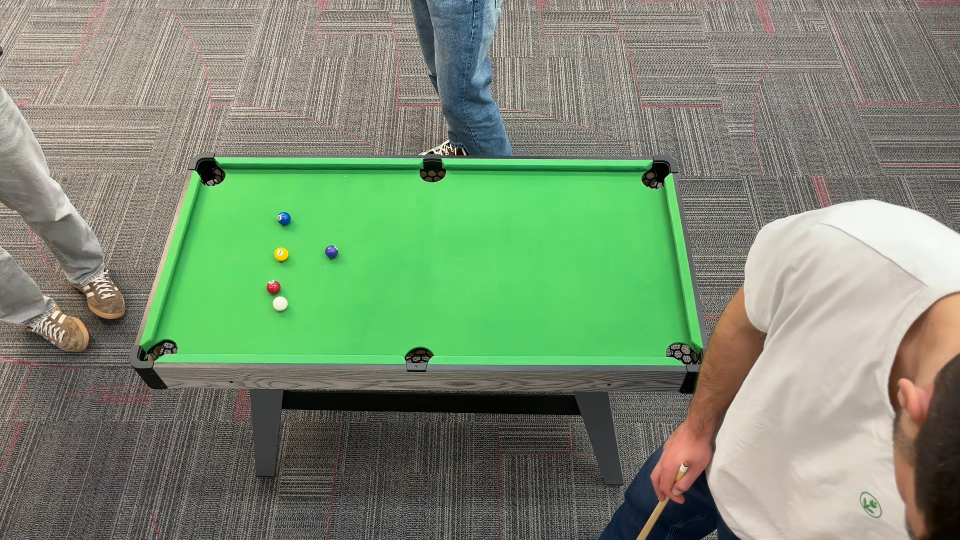
#> input picture runs/2026-02-23_13-53-51/capture_20260223_135558.jpeg, 1920 x 1080 px (shown at 1/2 size)
$ python ball_detection.py
#> lines starting #> are read from the running program, lines starting #| are printed output that depends on the picture; after the words box and inside, x2 and y2 are one past the last pixel; in counts of white or black regions, pixels touching at a corner belong together
#> further down, img is the input picture: shape (1080, 1920, 3); mean B, G, R 113.8, 140.8, 122.2
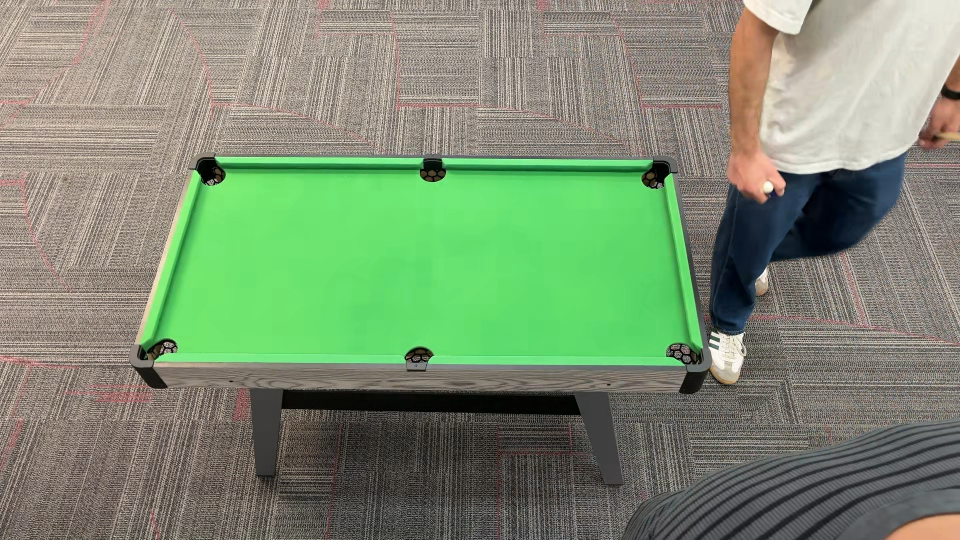
#> input picture runs/2026-02-23_13-53-51/ref.jpeg, 1920 x 1080 px (shown at 1/2 size)
#> in get_table_corners, img is the input picture: shape (1080, 1920, 3); mean B, G, R 113.2, 141.5, 123.9
### scene_understanding.py
import cv2
import numpy as np
import matplotlib.pyplot as plt
import config


def masking(img):

    # step 1: mask green thresholding
    blurred = cv2.GaussianBlur(img, (7, 7), 0)
    hsv = cv2.cvtColor(blurred, cv2.COLOR_BGR2HSV)
#> hsv: shape (1080, 1920, 3); mean H, S, V 34.1, 60.2, 149.1
    lower_green = np.array([60, 0, 0])
    upper_green = np.array([73, 255, 255])
    mask = cv2.inRange(hsv, lower_green, upper_green)
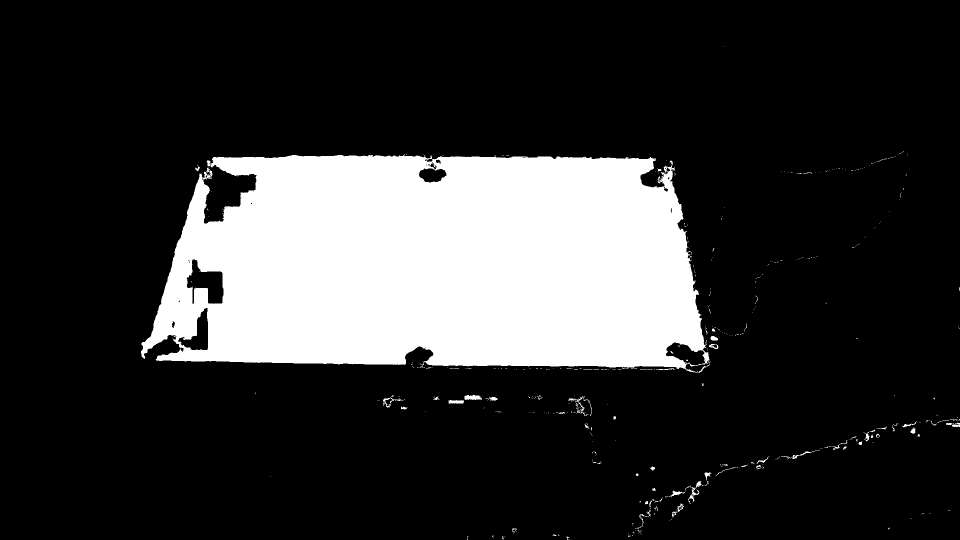
#> mask: shape (1080, 1920) (shown at 1/2 size); 19.8% white; 485 white regions (427 under 20 px), largest, box (x1, y1, x2, y2) and area: (282, 309, 1421, 746) 406672, (929, 790, 964, 800) 269, (1376, 974, 1399, 1008) 185
    if mask is None or mask.size == 0:
        print("Error: Could not create mask.")
        return None

    #step 2: morphology open to remove noise
    kernel = cv2.getStructuringElement(cv2.MORPH_ELLIPSE, (15, 15))
    final_mask = cv2.morphologyEx(mask, cv2.MORPH_OPEN, kernel)
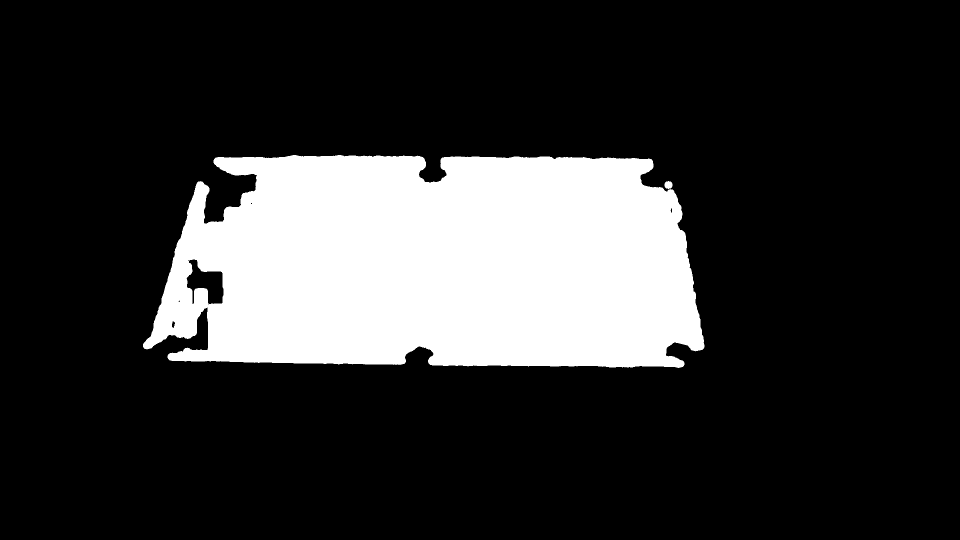
#> final_mask: shape (1080, 1920) (shown at 1/2 size); 19.4% white; 2 white regions

    return final_mask


# [126 lines left out: functions get_table_corners_v1, compute_homography_from_corners, show_hue_histogram, not called in this run]

### DIFFERENT VERSION WITH CANNY + HOUGH ###

def compute_intersection(line1, line2):
    """
    Finds the intersection of two lines given in Hesse normal form (rho, theta).
    Returns [x, y] or None if lines are parallel.
    """
    rho1, theta1 = line1[0]
    rho2, theta2 = line2[0]

    # Set up the linear system:
    # x * cos(theta) + y * sin(theta) = rho
    A = np.array([
        [np.cos(theta1), np.sin(theta1)],
        [np.cos(theta2), np.sin(theta2)]
    ])
    b = np.array([[rho1], [rho2]])

    # If determinant is 0, lines are parallel
    if np.abs(np.linalg.det(A)) < 1e-10:
        return None

    # Solve for [x, y]
    x0, y0 = np.linalg.solve(A, b)
    return [x0[0], y0[0]]

def order_points(pts):
    """
    Orders points in [top-left, top-right, bottom-right, bottom-left] order.
    """
    pts = np.array(pts, dtype="float32")
    rect = np.zeros((4, 2), dtype="float32")

    # Sum of (x, y) - Top-Left has min sum, Bottom-Right has max sum
    s = pts.sum(axis=1)
    rect[0] = pts[np.argmin(s)]
    rect[2] = pts[np.argmax(s)]

    # Diff of (x, y) - Top-Right has min diff (x-y), Bottom-Left has max diff
    diff = np.diff(pts, axis=1)
    rect[1] = pts[np.argmin(diff)]
    rect[3] = pts[np.argmax(diff)]

    return rect


def get_table_corners(image):
    """Detect the 4 table corners from an image using Hull -> Canny -> Hough."""

    # --- Standard loading checks ---
    if isinstance(image, str):
        img = cv2.imread(image)
        if img is None: return None
    elif isinstance(image, np.ndarray):
        img = image
    else:
        return None

    # Get the Mask & Hull
    final_mask = masking(img)
    contours, _ = cv2.findContours(final_mask, cv2.RETR_EXTERNAL, cv2.CHAIN_APPROX_SIMPLE)
#> contours = 2 contours; box (x1, y1, x2, y2) and area: (286, 310, 1409, 736) 404632, (1329, 362, 1345, 378) 177
    if not contours: return None
    table_contour = max(contours, key=cv2.contourArea)
#> table_contour = contour of 1337 points, box (x1, y1, x2, y2) (286, 310, 1409, 736), area 404632
    hull = cv2.convexHull(table_contour)
#> hull = contour of 41 points, box (x1, y1, x2, y2) (286, 310, 1409, 736), area 428922

    # --- Gradient Analysis ---

    # 2. Draw Hull on a blank canvas (1px wide)
    hull_canvas = np.zeros_like(final_mask)
    cv2.drawContours(hull_canvas, [hull], -1, 255, 1)
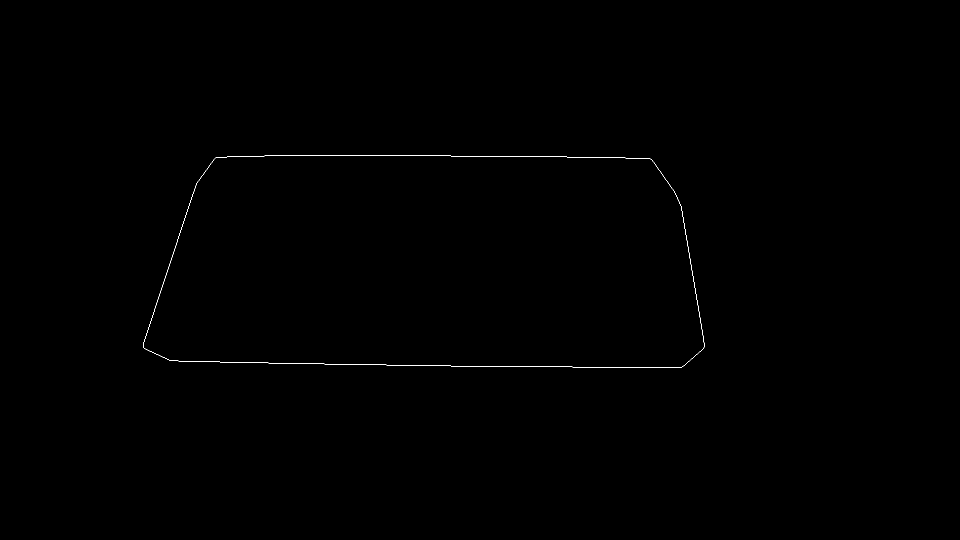
#> hull_canvas: shape (1080, 1920) (shown at 1/2 size); 0.13% white in thin lines or dots, all inside (x1, y1, x2, y2) = (286, 310, 1409, 736)

    # Dilate hull to create a "search zone" for gradients
    kernel_dilate = cv2.getStructuringElement(cv2.MORPH_ELLIPSE, (5, 5))
    gradient_mask = cv2.dilate(hull_canvas, kernel_dilate, iterations=1)
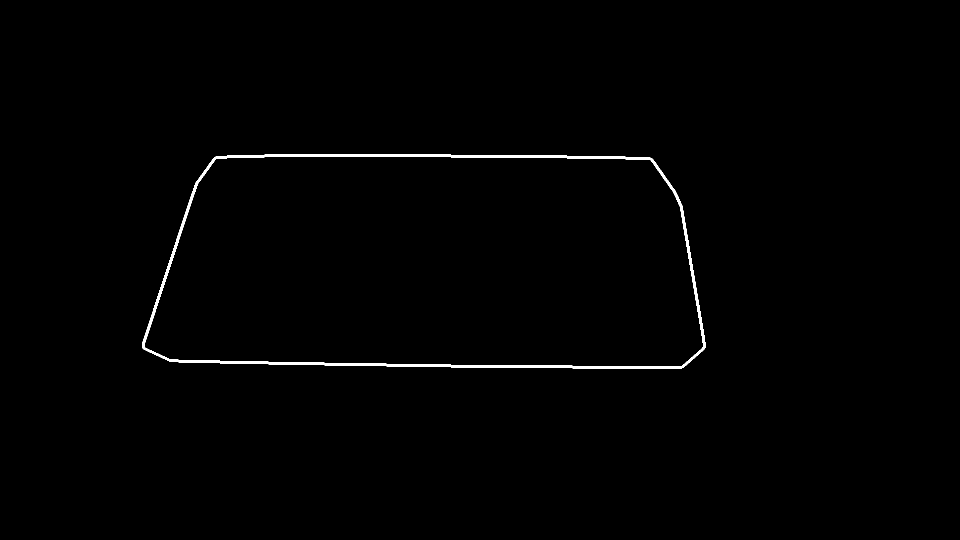
#> gradient_mask: shape (1080, 1920) (shown at 1/2 size); 0.69% white; 1 white region, box (x1, y1, x2, y2) and area: (284, 308, 1411, 738) 14315

    # DEBUG : show mask
    # cv2.imshow("Gradient Search Zone", gradient_mask)
    # cv2.waitKey(0)

    # --- Targeted Hough Transform ---

    # for horizontal lines seperate bottom and top search
    x, y, w, h = cv2.boundingRect(hull)
#> x = 286; y = 310; w = 1123; h = 426
    mid_y = y + h // 2
#> mid_y = 523
    top_mask = gradient_mask.copy()
    top_mask[mid_y:, :] = 0
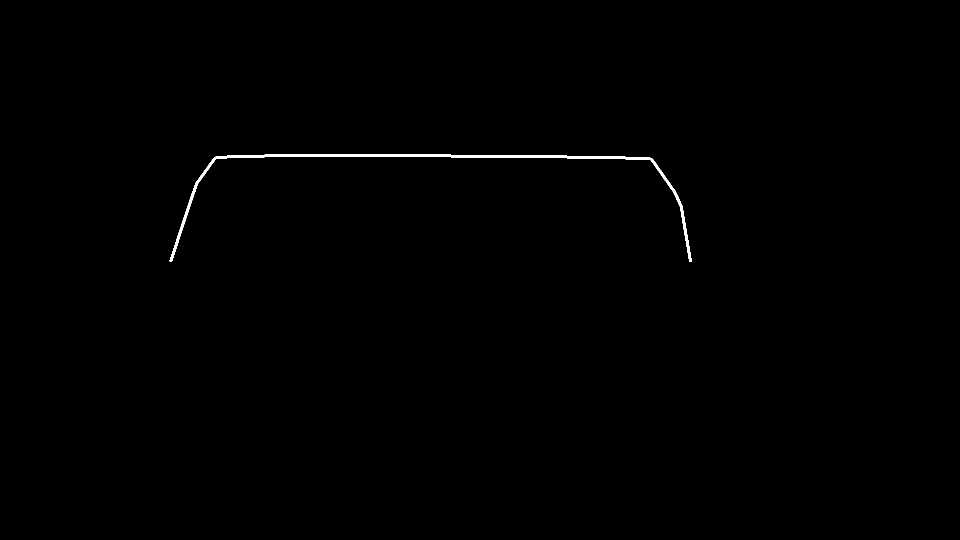
#> top_mask: shape (1080, 1920) (shown at 1/2 size); 0.33% white; 1 white region, box (x1, y1, x2, y2) and area: (339, 308, 1384, 523) 6750
    bottom_mask = gradient_mask.copy()
    bottom_mask[:mid_y, :] = 0
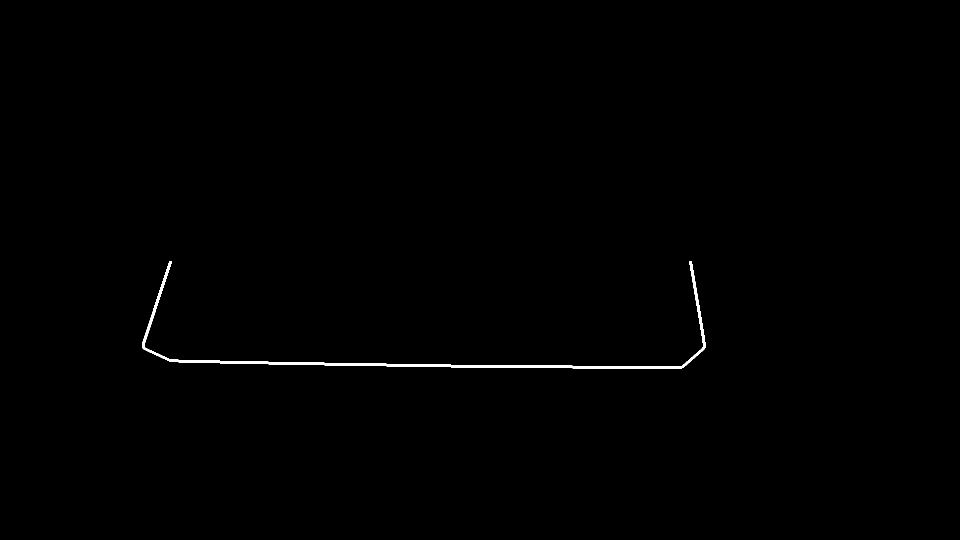
#> bottom_mask: shape (1080, 1920) (shown at 1/2 size); 0.36% white; 1 white region, box (x1, y1, x2, y2) and area: (284, 523, 1411, 738) 7565

    ranges_deg = [(0,20) , (160,180) , (85,95) , (85,95)] # right, left, top, bottom
    edges = [gradient_mask,gradient_mask,top_mask,bottom_mask]
    threshold = 100

    lines = []
    for i, (min_deg, max_deg) in enumerate(ranges_deg):

        # Convert to radians
        min_theta = np.deg2rad(min_deg)
        max_theta = np.deg2rad(max_deg)

        # Run Hough Transform constrained to the range
        Hough_lines = cv2.HoughLines(
            edges[i],
            rho=1,
            theta=np.pi/180,
            threshold=threshold,
            min_theta=min_theta,
            max_theta=max_theta
        )

        # Find the "Best" line in this batch
        if Hough_lines is not None and len(Hough_lines) > 0:
            best_line = Hough_lines[0] # Take the strongest one
            lines.append(best_line)

            rho, theta = best_line[0]
            #print(f"Range {min_deg}-{max_deg}°: Found line at {np.rad2deg(theta):.2f}°")
        else:
            print(f"Range {min_deg}-{max_deg}°: No line found.")
#> this loop made 4 passes
#> (rho, theta) on passes 1 to 4: (493, 0.332), (-1268, 2.97), (312, 1.57), (714, 1.59)
#> after the loop, lines = [[[493, 0.332]], [[-1268, 2.97]], [[312, 1.57]], [[714, 1.59]]]
#> (the rest of the program and of its run is left out)
